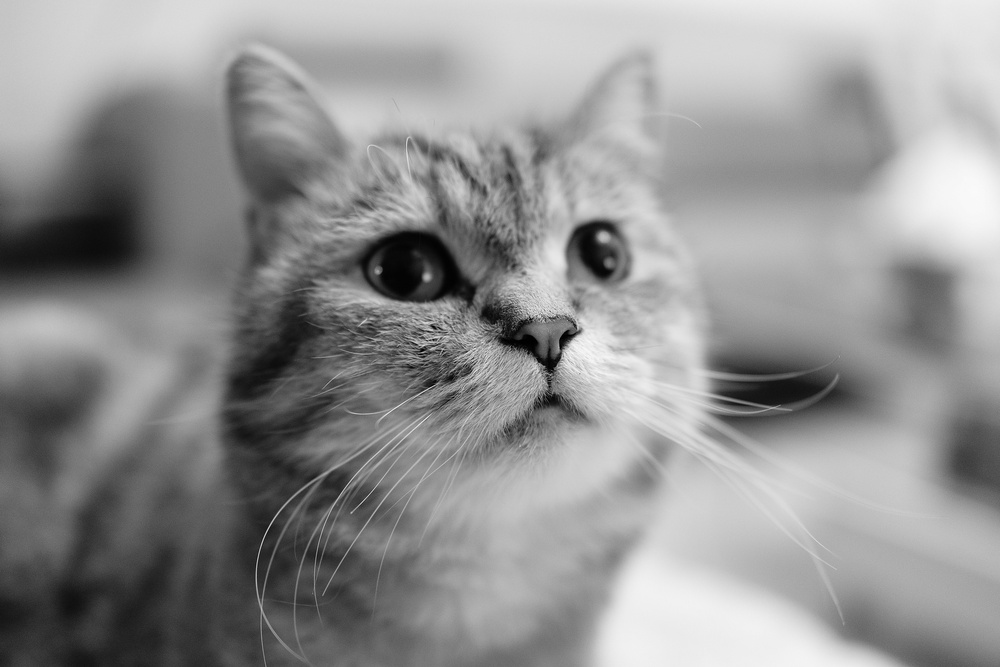
#> input picture cat-jpg.jpg, 1000 x 667 px, shrunk from 3600 x 2400 before the run
$ python hist.py
#> lines starting #> are read from the running program, lines starting #| are printed output that depends on the picture
import cv2
import numpy as np
from matplotlib import pyplot as plt

img_jp = cv2.imread('cat-jpg.jpg',0)
#> img_jp is the input picture: shape (667, 1000); min 0, max 250, mean 146.3
plt.hist(img_jp.ravel(),256,[0,256]);
plt.show()
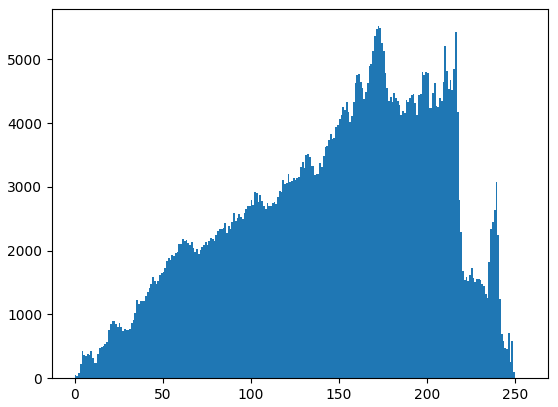
#> figure drawn by matplotlib, 1 panel; tallest bar 5518 high, from x = 172 to 173

img_pn = cv2.imread('cat-png.png',0)
#> (the run stopped early here; a loop or call above may not have finished)
